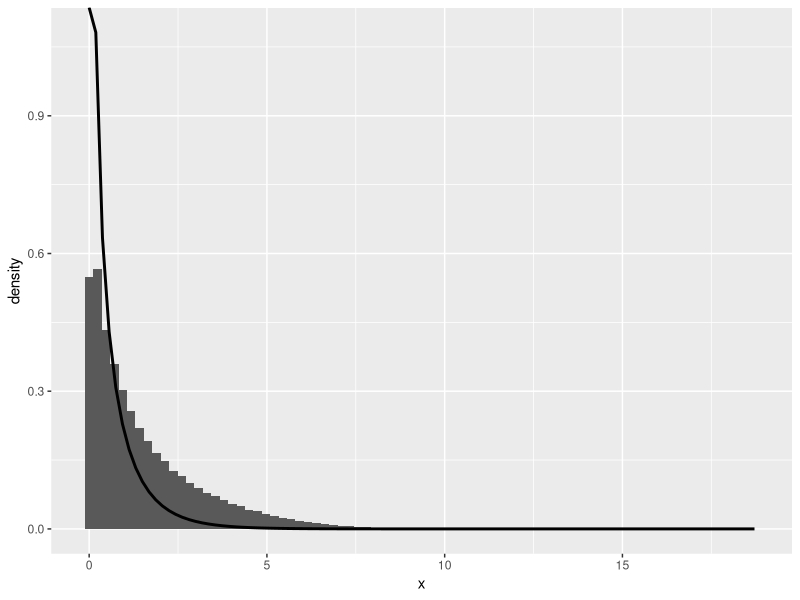

The R script that drew this image:
## ---- chunk 1
############################################################
# Ahrens & Dieter (1974) Gamma RNG (scale = 1)
# - GS for 0 < a <= 1
# - GC (Cauchy) for 1 < a <= 2.5327805161251
# - GD (Modified Normal–Exponential) for a > 2.5327805161251
#
# Output: Gamma(shape = a, rate = 1)
############################################################

# -----------------------------
# Algorithm GS: 0 < a <= 1
# (This part matches what we wrote before.)
# -----------------------------
rgamma_GS_one <- function(a) {
  if (!(a > 0 && a <= 1)) stop("GS requires 0 < a <= 1")

  # b = (e + a)/e
  b <- (exp(1) + a) / exp(1)

  repeat {
    # Step 1: u ~ U(0,1), p = b*u
    u <- runif(1)
    p <- b * u

    if (p < 1) {
      # Case x <= 1: x = p^(1/a)
      x  <- p^(1 / a)
      u2 <- runif(1)

      # Accept if u2 <= exp(-x)
      if (u2 <= exp(-x)) return(x)

    } else {
      # Case x > 1: x = -log((b - p)/a)
      x  <- -log((b - p) / a)
      u2 <- runif(1)

      # Accept if u2 <= x^(a-1)
      if (u2 <= x^(a - 1)) return(x)
    }
  }
}


# -----------------------------
# Algorithm GC: a > 1 (Cauchy method)
# (This part matches what we wrote before.)
# -----------------------------
rgamma_GC_one <- function(a) {
  if (!(a > 1)) stop("GC requires a > 1")

  b <- a - 1
  A <- a + b          # = 2a - 1
  s <- sqrt(A)

  repeat {
    # Candidate from shifted/scaled Cauchy:
    u <- runif(1)
    t <- s * tan(pi * (u - 0.5))
    x <- b + t

    # Gamma support: x must be > 0
    if (x <= 0) next

    # Acceptance test (log form for stability):
    u2  <- runif(1)
    rhs <- b * log(x / b) - t + log(1 + (t^2) / A)

    if (log(u2) <= rhs) return(x)
  }
}


# -----------------------------
# Algorithm GD: a > 2.5327805161251
# "Modified Normal–Exponential Method" with squeeze tests.
#
# This is the one your group is asking about.
# It's faster than GC for large a.
# -----------------------------
rgamma_GD_one <- function(a) {
  if (!(a > 2.5327805161251)) stop("GD requires a > 2.5327805161251")

  # ---- Step 1: Precompute constants (exactly as in the paper) ----
  mu <- a - 1                      # paper's mu
  V  <- sqrt(a)                    # paper's V

  # sigma^2 = a + 1.632993161855 * V
  sig2 <- a + 1.632993161855 * V
  sig  <- sqrt(sig2)               # sigma

  w <- sig2 / mu                   # w = sigma^2 / mu

  # d = sqrt(6) * sigma  (since sqrt(6) = 2.44948974278318...)
  d <- 2.44948974278318 * sig

  # b = mu + d
  b <- mu + d

  # β is the small probability to jump to the exponential-tail proposal
  beta <- 0.009572265238289

  repeat {
    # ---- Step 2: Decide proposal branch ----
    u_branch <- runif(1)

    # If u <= β, go to Step 8 (exponential tail proposal)
    if (u_branch <= beta) {

      # ---- Step 8: s ~ Exp(1), x = b*(1 + s/d) ----
      s_exp <- rexp(1)
      x <- b * (1 + s_exp / d)

      # ---- Step 9: Acceptance test for tail branch ----
      u <- runif(1)

      # Work on log-scale (paper uses ln u comparisons)
      # Condition: if ln u > (...) then reject (go to step 2)
      # otherwise accept.
      rhs <- mu * (2 + log(x / mu) - x / b) +
        3.7203284924588 - b - log(sig * s_exp / (d * b))

      if (log(u) <= rhs) return(x)

    } else {
      # ---- Step 3: Normal proposal branch ----
      s_norm <- rnorm(1)               # s ~ N(0,1)
      x <- mu + sig * s_norm           

      # If x < 0 or x > b, reject and restart
      if (x <= 0 || x >= b) next

      # ---- Step 4: Generate u and set s = s^2 / 2 ----
      u <- runif(1)
      s <- (s_norm^2) / 2

      # If s > 0 go to Step 6 else Step 5
      # (s is always >= 0, but we follow the paper’s logic anyway)
      if (s > 0) {
        # ---- Step 6: fast squeeze test ----
        # If u <= 1 - s*(w - 1), accept immediately
        if (u <= 1 - s * (w - 1)) return(x)

      } else {
        # ---- Step 5: alternative squeeze test ----
        # If u <= 1 - s*((1 - 2s/V) * w^-1), accept
        if (u <= 1 - s * ((1 - 2 * s / V) / w)) return(x)
      }

      # ---- Step 7: full (slower) rejection test if squeeze fails ----
      # Reject if ln u > mu(1 + ln(x/mu)) - x + s_norm*sigma
      rhs_full <- mu * (1 + log(x / mu)) - x + s_norm * sig

      if (log(u) <= rhs_full) return(x)
      # else reject and repeat
    }
  }
}


# -----------------------------
# Main wrapper: n draws for any a > 0 using GS / GC / GD
# -----------------------------
rgamma_AD74 <- function(n, a) {
  if (length(a) != 1) stop("Please provide a single shape parameter a.")
  if (!(a > 0)) stop("a must be > 0")
  if (n <= 0) return(numeric(0))

  out <- numeric(n)

  if (a <= 1) {
    for (i in seq_len(n)) out[i] <- rgamma_GS_one(a)

  } else if (a <= 2.5327805161251) {
    # Use Cauchy method for the intermediate range
    for (i in seq_len(n)) out[i] <- rgamma_GC_one(a)

  } else {
    # Use the faster modified Normal–Exponential method
    for (i in seq_len(n)) out[i] <- rgamma_GD_one(a)
  }

  out
}

## ---- chunk 2
n <- 10^6
alpha <- c(0.1, 0.05, 1, 2, 5)
x <- numeric(length(alpha))
for (i in 1:length(alpha)){
  x[i] <- rgamma_AD74(10, i)
}


## ---- chunk 3
n <- 10^5
a_0_5 <- rgamma_AD74(n, 0.5)
a_1 <- rgamma_AD74(n, 1)
a_1_5 <- rgamma_AD74(n, 1.5)
a_3 <- rgamma_AD74(n, 3)

## ---- chunk 4
library(ggplot2)
library(dplyr)
library(tidyr)

# Put samples into long format so ggplot can facet by a
df <- tibble(
  x = c(a_0_5, a_1, a_1_5, a_3),
  a = factor(rep(c(0.5, 1, 1.5, 3), each = n))
)

ggplot(df, aes(x = x)) +
  geom_histogram(aes(y = after_stat(density)), bins = 80) +
  stat_function(
    fun = function(x) dgamma(x, shape = 0.5, rate = 1),
    linewidth = 1,
    inherit.aes = FALSE,
    data = tibble(x = 0), # dummy
    aes(x = x)            # needed for stat_function
  )
